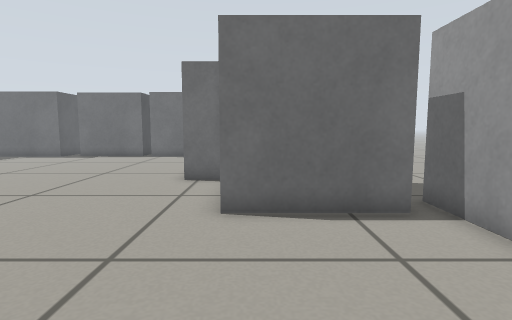
View 1 (above)

16 first-person views from a walk through a robot-simulator world made for Gazebo. The camera is 0.45 m above the floor, tilts 6° down and sees 80° across. The floor is counted in squares, 0.25 m on a side. Each view is taken from the middle of a square. On the plan, view 1 faces up. The plan holds only what a view shows up to about 16 squares ahead; the rest is blank.

View 2
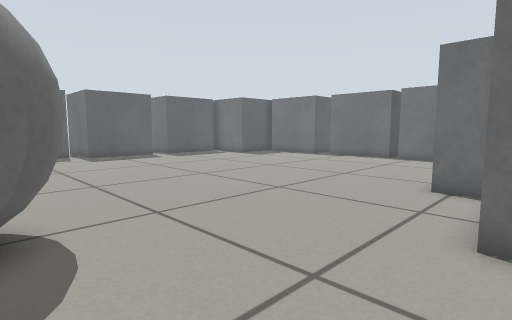

View 3
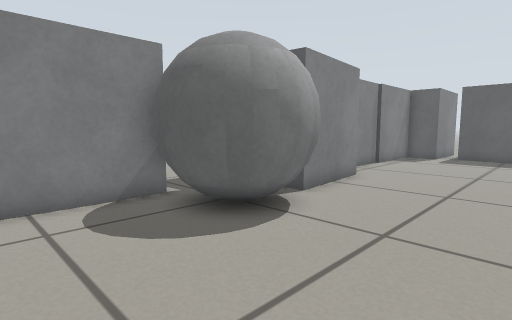

View 4
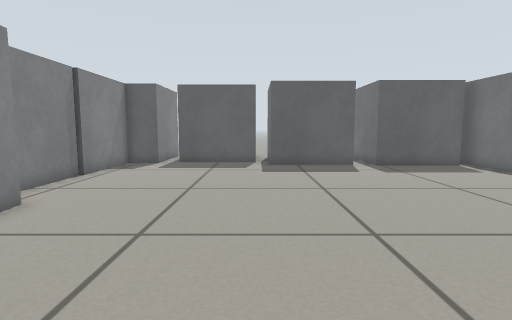

View 5
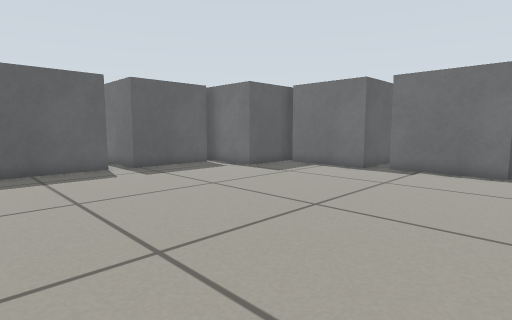

View 6
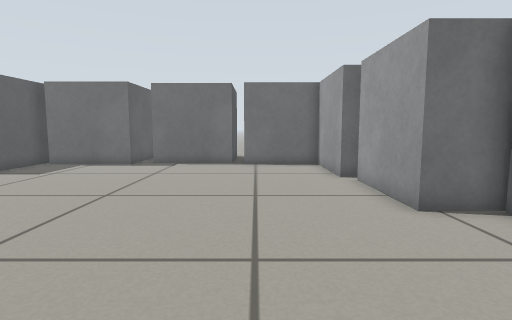

View 7
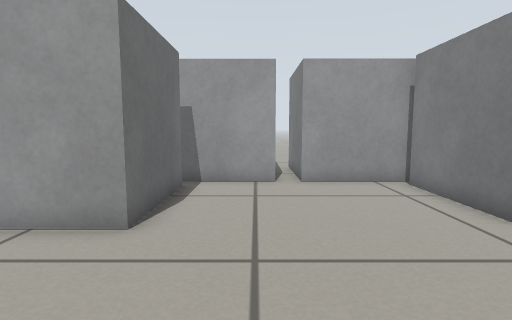

View 8
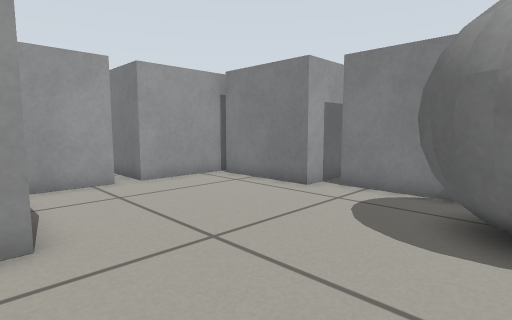

View 9
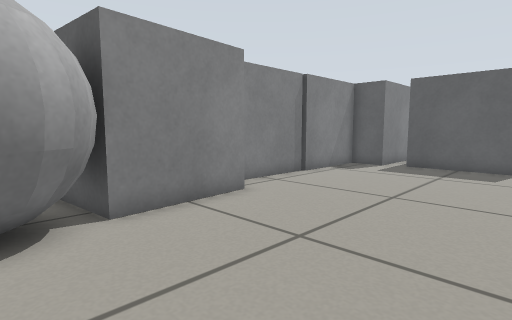

View 10
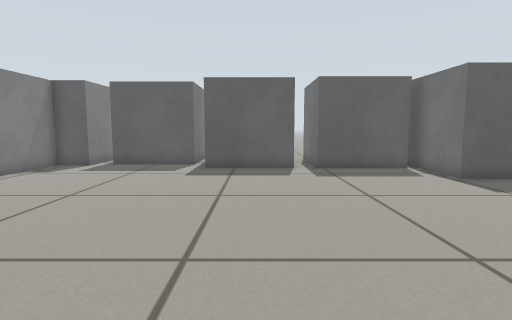

View 11
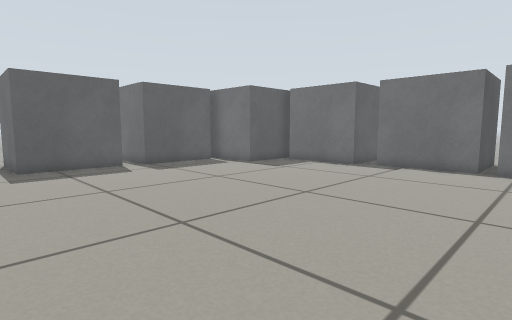

View 12
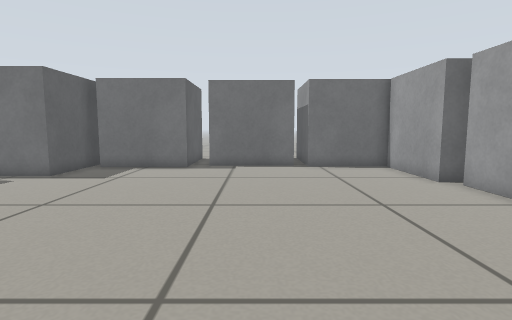

View 13
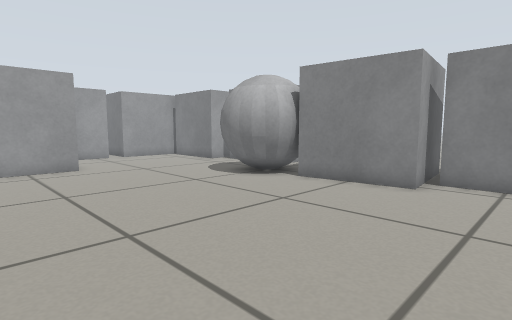

View 14
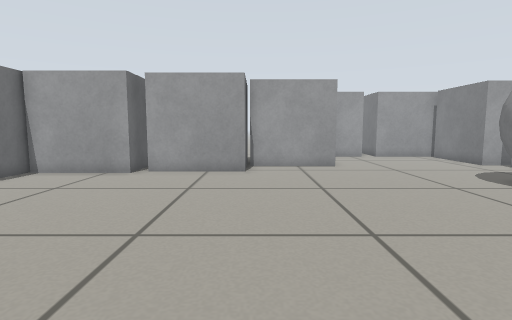

View 15
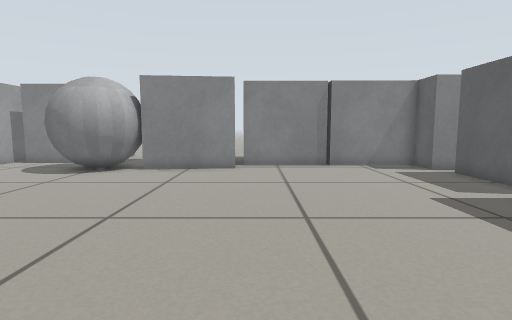

View 16
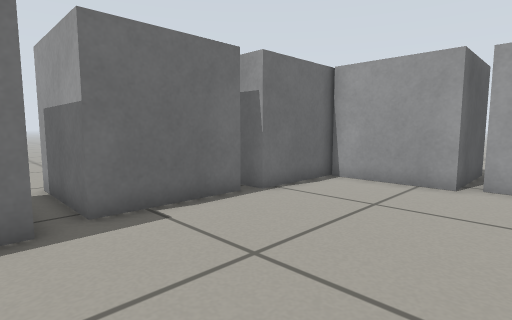

### Floor plan
Key: @ floor where view 1 was taken; . floor; B grey box; G grey ball.
Columns run from 23 left of view 1 to 6 right of it. Each row starts with its distance up from view 1.
 22            BB   B
 21            BB   B
 20       B    BBBBBBB
 19       BBBBBB.....BBBB
 18       B.............B
 17       B.............B
 16    BBBB.............B
 15    B................BBBBB
 14    B.................B
 13    B.................B
 12 BBBB.................B
 11    B.................BB
 10    B..................B
  9    B..................B
  8    B..................B    .
  7 BBBB..................B    B
  6  BB....................BBBBB
  5   B........................B
  4   B........................B
  3   B........................B
  2   B.............GGG........BBB
  1 BBB..........BBGGGGG.......B
  0   B........BBB GG GG...@...B
 -1   BBBBBBBBBB       ....BBBBB
 -2                   BBBBBB
 -3                        B

Where each view was taken, in squares from view 1:
view 1: 0 up, 0 right, facing up
view 2: 1 up, 0 right, facing up-left
view 3: 6 up, 1 left, facing down-left
view 4: 6 up, 5 left, facing left
view 5: 6 up, 6 left, facing up-left
view 6: 4 up, 6 left, facing up
view 7: 4 up, 6 left, facing right
view 8: 7 up, 6 left, facing down-right
view 9: 7 up, 6 left, facing down-left
view 10: 9 up, 6 left, facing left
view 11: 5 up, 5 left, facing up-left
view 12: 5 up, 9 left, facing up
view 13: 10 up, 15 left, facing down-right
view 14: 10 up, 15 left, facing right
view 15: 14 up, 13 left, facing down
view 16: 13 up, 13 left, facing up-right
